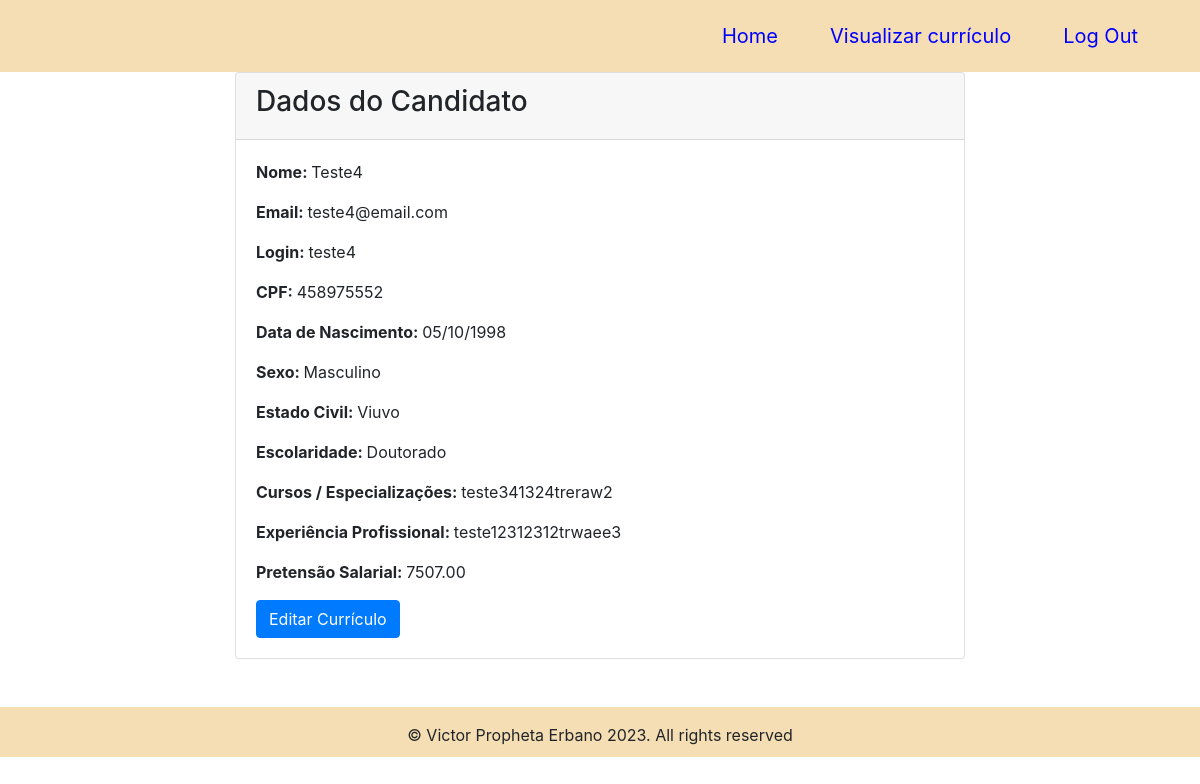
Page /visualizacandi.php (signed in) on the committed database.
### tables this page shows
CREATE TABLE `curriculo_candidato` (
  `id` int(11) NOT NULL,
  `id_candidato` int(11) NOT NULL,
  `nome` varchar(255) NOT NULL,
  `email` varchar(255) NOT NULL,
  `cpf` varchar(14) NOT NULL,
  `data_nascimento` date NOT NULL,
  `sexo` varchar(10) NOT NULL,
  `estado_civil` varchar(20) NOT NULL,
  `escolaridade` varchar(255) NOT NULL,
  `cursos_especializacoes` text NOT NULL,
  `experiencia_profissional` text NOT NULL,
  `pretensao_salarial` decimal(10,2) NOT NULL,
  `data_hora` datetime NOT NULL DEFAULT current_timestamp(),
  `ativo` tinyint(1) NOT NULL DEFAULT 0
);

### visualizacandi.php (the view, shortened to what this page needs)
<?php
require 'configuracao.php';
$id_candidato = $_SESSION["id"];
$sql_candidato = "SELECT cadastro.email, cadastro.login, curriculo_candidato.* FROM cadastro INNER JOIN curriculo_candidato ON cadastro.id = curriculo_candidato.id_candidato WHERE cadastro.id = ?";
$stmt_candidato = $connect->prepare($sql_candidato);
$stmt_candidato->bindParam(1, $id_candidato);
$stmt_candidato->execute();
$candidato = $stmt_candidato->fetch(PDO::FETCH_ASSOC);
$cursos = $candidato['cursos_especializacoes'];
$experiencia = $candidato['experiencia_profissional'];
$pretensao = $candidato['pretensao_salarial'];
$escolaridade_descricao = array(
    'fundamental' => 'Ensino Fundamental',
    'medio' => 'Ensino Médio',
    'tecnico' => 'Ensino Técnico',
    'superior' => 'Ensino Superior',
    'pos' => 'Pós-Graduação',
    'mestrado' => 'Mestrado',
    'doutorado' => 'Doutorado'
);
$escolaridade_selecionada = $candidato['escolaridade'];
$escolaridade_descricao_selecionada = isset($escolaridade_descricao[$escolaridade_selecionada]) ? $escolaridade_descricao[$escolaridade_selecionada] : '';
$body = '
<div class="container">
    <div class="row">
        <div class="col-md-8 mx-auto">
            <div class="card">
                <div class="card-header">
                    <h3>Dados do Candidato</h3>
                </div>
                <div class="card-body">
                    <p><strong>Nome: </strong> ' . ucfirst($_SESSION['nome']) . '</p>
                    <p><strong>Email: </strong>' . $_SESSION['email'] . '</p>
                    <p><strong>Login: </strong>' . $_SESSION['login'] . '</p>
                    <p><strong>CPF: </strong>' . $candidato['cpf'] . '</p>
                    <p><strong>Data de Nascimento: </strong>' .  date('d/m/Y', strtotime($candidato['data_nascimento'])) . '</p>
                    <p><strong>Sexo: </strong>' .  ucfirst($candidato['sexo']). '</p>
                    <p><strong>Estado Civil: </strong>' .  ucfirst($candidato['estado_civil']). '</p>
                    <p><strong>Escolaridade: </strong>' .  ucfirst($escolaridade_descricao_selecionada). '</p>
                    <p><strong>Cursos / Especializações: </strong>' . $cursos . '</p>
                    <p><strong>Experiência Profissional: </strong>' . $experiencia . '</p>
                    <p><strong>Pretensão Salarial: </strong>' . $pretensao . '</p>
                    <a href="atualizacao_curriculo.php" class="btn btn-primary">Editar Currículo</a>
                </div>
            </div>
        </div>
    </div>
</div>
';
include 'layout.php';
?>

### style.css (style rules this page uses)
body { font-family: Verdana, Geneva, Tahoma,Arial, sans-serif; font-size: 16px; line-height: 1.6; max-width: 100%; height: auto; }
html, body { height: 100%; }
body { display: flex; flex-direction: column; }

### rows in the picture
curriculo_candidato: cpf "458975552", data_nascimento "05/10/1998", sexo "Masculino", estado_civil "Viuvo", escolaridade "Doutorado", cursos_especializacoes "teste341324treraw2", experiencia_profissional "teste12312312trwaee3", pretensao_salarial "7507.00"

### other values in the picture
$_SESSION['nome'] "Teste4"
$_SESSION['email'] "teste4@email.com"
$_SESSION['login'] "teste4"
